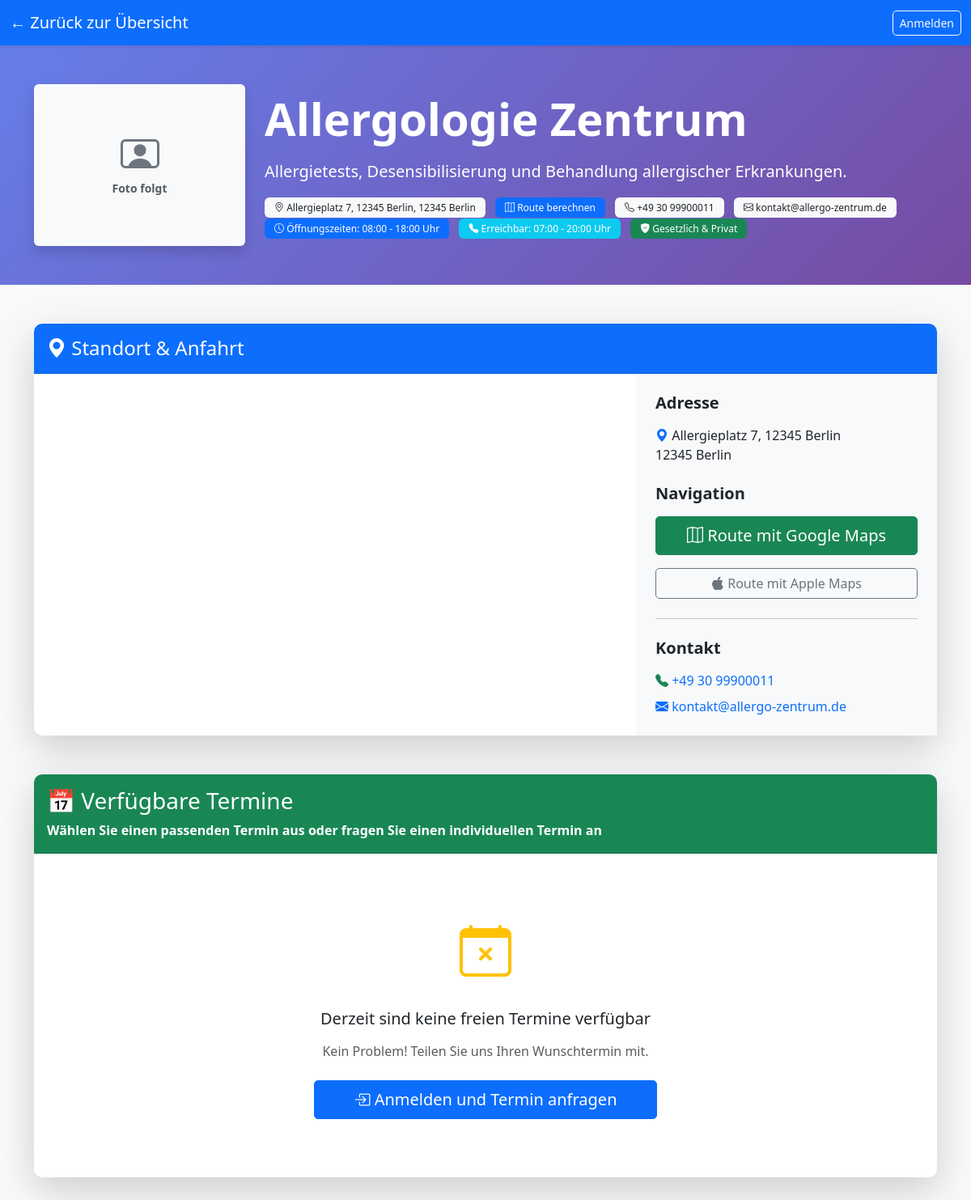
Screenshot of /praxis_termine.php?id=22 with the database file from the repository.
### tables this page shows
CREATE TABLE `praxen` (
  `id` int(11) NOT NULL,
  `name` varchar(200) NOT NULL,
  `beschreibung` text DEFAULT NULL,
  `adresse` varchar(255) DEFAULT NULL,
  `telefon` varchar(50) DEFAULT NULL,
  `email` varchar(100) DEFAULT NULL,
  `bild_url` varchar(255) DEFAULT 'https://via.placeholder.com/400x300?text=Arztpraxis',
  `spezialgebiet` varchar(100) DEFAULT NULL,
  `created_at` timestamp NOT NULL DEFAULT current_timestamp(),
  `plz` varchar(10) DEFAULT NULL,
  `stadt` varchar(100) DEFAULT NULL,
  `latitude` decimal(10,8) DEFAULT NULL,
  `longitude` decimal(11,8) DEFAULT NULL,
  `kategorie` varchar(100) DEFAULT NULL,
  `owner_id` int(11) DEFAULT NULL,
  `accepting_bookings` tinyint(1) DEFAULT 1 COMMENT 'Ob die Praxis derzeit Buchungen akzeptiert (1=Ja, 0=Nein)',
  `occupancy_status` enum('low','medium','high') NOT NULL DEFAULT 'low' COMMENT 'Auslastungsstatus: low=nicht überlaufen, medium=mittel überlaufen, high=stark überlaufen',
  `opening_time` time DEFAULT '08:00:00' COMMENT 'Öffnungszeit der Praxis',
  `closing_time` time DEFAULT '18:00:00' COMMENT 'Schließzeit der Praxis',
  `versicherungsart` varchar(50) DEFAULT 'Beide' COMMENT 'Akzeptierte Versicherungsarten',
  `reachability_start` time DEFAULT '07:00:00' COMMENT 'Erreichbar ab (telefonisch, E-Mail)',
  `reachability_end` time DEFAULT '20:00:00' COMMENT 'Erreichbar bis (telefonisch, E-Mail)'
);

### includes/config.php (called while the page is built, shortened)
<?php
function isLoggedIn() {
    return isset($_SESSION['user_id']);
}
?>

### praxis_termine.php (the view, shortened to what this page needs)
<?php
require_once 'includes/config.php';
$praxis_id = isset($_GET['id']) ? intval($_GET['id']) : 0;
$conn = getDBConnection();
$sql = "SELECT * FROM praxen WHERE id = ?";
$stmt = $conn->prepare($sql);
$stmt->bind_param("i", $praxis_id);
$stmt->execute();
$praxis = $stmt->get_result()->fetch_assoc();
$sql = "SELECT * FROM appointments WHERE praxis_id = ? AND status = 'frei' AND date >= CURDATE() ORDER BY date, time";
$stmt = $conn->prepare($sql);
$stmt->bind_param("i", $praxis_id);
$stmt->execute();
$freie_termine = $stmt->get_result();
$notification_count = 0;
?>
<!DOCTYPE html>
<html lang="de">
<head>
    <link href="https://cdn.jsdelivr.net/npm/bootstrap@5.3.0/dist/css/bootstrap.min.css" rel="stylesheet">
    <link rel="stylesheet" href="https://cdn.jsdelivr.net/npm/bootstrap-icons@1.11.0/font/bootstrap-icons.css">
    <link rel="stylesheet" href="css/style.css">
</head>
<body>
    <nav class="navbar navbar-expand-lg navbar-dark bg-primary">
        <div class="container-fluid">
            <a class="navbar-brand" href="index.php">← Zurück zur Übersicht</a>
            <div class="navbar-nav ms-auto align-items-center">
                <?php if (isLoggedIn()): ?>
                    <?php if (hasRole('patient')): ?>
                        <div class="dropdown me-3">
                            <button class="btn btn-link nav-link position-relative" type="button" id="notificationDropdown" data-bs-toggle="dropdown" aria-expanded="false" style="font-size: 1.5rem; text-decoration: none; color: white;">
                                🔔
                                <?php if ($notification_count > 0): ?>
                                    <span class="position-absolute top-0 start-100 translate-middle badge rounded-pill bg-danger">
                                        <?php echo $notification_count; ?>
                                    </span>
                                <?php endif; ?>
                            </button>
                            <ul class="dropdown-menu dropdown-menu-end" aria-labelledby="notificationDropdown" style="min-width: 350px;">
                                <li><h6 class="dropdown-header">Benachrichtigungen</h6></li>
                                <li><hr class="dropdown-divider"></li>
                                <li><a class="dropdown-item text-muted"><small>Benachrichtigungen für diese Praxis</small></a></li>
                            </ul>
                        </div>
                    <?php endif; ?>
                    <span class="navbar-text me-3">
                        Willkommen, <?php echo htmlspecialchars($_SESSION['user_name']); ?>
                    </span>
                    <?php if (hasRole('arzt')): ?>
                        <a class="btn btn-outline-light btn-sm me-2" href="dashboards/dashboard_arzt.php">Arzt Dashboard</a>
                    <?php endif; ?>
                    <a class="btn btn-outline-light btn-sm" href="logout.php">Abmelden</a>
                <?php else: ?>
                    <a class="btn btn-outline-light btn-sm" href="login.php">Anmelden</a>
                <?php endif; ?>
            </div>
        </div>
    </nav>
    <div class="praxis-header">
        <div class="container">
            <div class="row align-items-center">
                <div class="col-md-3">
                    <?php if (!empty($praxis['bild_url']) && $praxis['bild_url'] !== 'https://via.placeholder.com/400x300?text=Arztpraxis'): ?>
                        <img src="<?php echo htmlspecialchars($praxis['bild_url']); ?>"
                             alt="<?php echo htmlspecialchars($praxis['name']); ?>"
                             class="img-fluid rounded shadow"
                             style="max-height: 200px; width: 100%; object-fit: cover;">
                    <?php else: ?>
                        <div class="bg-light rounded shadow d-flex align-items-center justify-content-center" style="height: 200px;">
                            <div class="text-center">
                                <p class="mb-0 mt-2 text-muted small fw-bold">Foto folgt</p>
                            </div>
                        </div>
                    <?php endif; ?>
                </div>
                <div class="col-md-9">
                    <h1 class="display-4 fw-bold mb-3"><?php echo htmlspecialchars($praxis['name']); ?></h1>
                    <p class="lead mb-2"><?php echo htmlspecialchars($praxis['beschreibung']); ?></p>
                    <div class="mt-3">
                        <span class="badge bg-light text-dark me-2">
                            <i class="bi bi-geo-alt"></i>
                            <?php
                                echo htmlspecialchars($praxis['adresse']);
                                if (!empty($praxis['plz']) || !empty($praxis['stadt'])) {
                                    echo ', ' . htmlspecialchars($praxis['plz']) . ' ' . htmlspecialchars($praxis['stadt']);
                                }
                            ?>
                        </span>
                        <a href="https://www.google.com/maps/dir/?api=1&destination=<?php echo urlencode($praxis['adresse']); ?>"
                           target="_blank"
                           class="badge bg-primary text-white me-2 text-decoration-none"
                           style="cursor: pointer;">
                            <i class="bi bi-map"></i> Route berechnen
                        </a>
                        <span class="badge bg-light text-dark me-2">
                            <i class="bi bi-telephone"></i> <?php echo htmlspecialchars($praxis['telefon']); ?>
                        </span>
                        <span class="badge bg-light text-dark me-2">
                            <i class="bi bi-envelope"></i> <?php echo htmlspecialchars($praxis['email']); ?>
                        </span>
                        <?php if (!empty($praxis['opening_time']) && !empty($praxis['closing_time'])): ?>
                        <span class="badge bg-primary text-white me-2">
                            <i class="bi bi-clock"></i> Öffnungszeiten:
                            <?php echo date('H:i', strtotime($praxis['opening_time'])); ?> -
                            <?php echo date('H:i', strtotime($praxis['closing_time'])); ?> Uhr
                        </span>
                        <?php endif; ?>
                        <?php if (!empty($praxis['reachability_start']) && !empty($praxis['reachability_end'])): ?>
                        <span class="badge bg-info text-white me-2">
                            <i class="bi bi-telephone-fill"></i> Erreichbar:
                            <?php echo date('H:i', strtotime($praxis['reachability_start'])); ?> -
                            <?php echo date('H:i', strtotime($praxis['reachability_end'])); ?> Uhr
                        </span>
                        <?php endif; ?>
                        <?php if (!empty($praxis['versicherungsart'])): ?>
                        <span class="badge <?php
                            if ($praxis['versicherungsart'] === 'Gesetzlich') {
                                echo 'bg-info';
                            } elseif ($praxis['versicherungsart'] === 'Privat') {
                                echo 'bg-warning text-dark';
                            } else {
                                echo 'bg-success';
                            }
                        ?>">
                            <i class="bi bi-shield-fill-check"></i>
                            <?php
                                if ($praxis['versicherungsart'] === 'Beide') {
                                    echo 'Gesetzlich & Privat';
                                } else {
                                    echo htmlspecialchars($praxis['versicherungsart']);
                                }
                            ?>
                        </span>
                        <?php endif; ?>
                    </div>
                </div>
            </div>
        </div>
    </div>
    <div class="container mt-5">
        <div class="card mb-5 shadow-lg">
            <div class="card-header bg-primary text-white py-3">
                <h4 class="mb-0"><i class="bi bi-geo-alt-fill"></i> Standort & Anfahrt</h4>
            </div>
            <div class="card-body p-0">
                <div class="row g-0">
                    <div class="col-md-8">
                        <iframe
                            width="100%"
                            height="400"
                            frameborder="0"
                            style="border:0"
                            src="https://www.google.com/maps/embed/v1/place?key=AIzaSyBFw0Qbyq9zTFTd-tUY6dZWTgaQzuU17R8&q=<?php echo urlencode($praxis['adresse']); ?>&zoom=15"
                            allowfullscreen>
                        </iframe>
                    </div>
                    <div class="col-md-4 p-4 bg-light">
                        <h5 class="fw-bold mb-3">Adresse</h5>
                        <p class="mb-4">
                            <i class="bi bi-geo-alt-fill text-primary"></i>
                            <?php
                                echo htmlspecialchars($praxis['adresse']);
                                if (!empty($praxis['plz']) || !empty($praxis['stadt'])) {
                                    echo '<br>' . htmlspecialchars($praxis['plz']) . ' ' . htmlspecialchars($praxis['stadt']);
                                }
                            ?>
                        </p>
                        <h5 class="fw-bold mb-3">Navigation</h5>
                        <a href="https://www.google.com/maps/dir/?api=1&destination=<?php echo urlencode($praxis['adresse']); ?>"
                           target="_blank"
                           class="btn btn-success btn-lg w-100 mb-3">
                            <i class="bi bi-map"></i> Route mit Google Maps
                        </a>
                        <a href="http://maps.apple.com/?daddr=<?php echo urlencode($praxis['adresse']); ?>"
                           target="_blank"
                           class="btn btn-outline-secondary w-100">
                            <i class="bi bi-apple"></i> Route mit Apple Maps
                        </a>
                        <hr class="my-4">
                        <h5 class="fw-bold mb-3">Kontakt</h5>
                        <p class="mb-2">
                            <i class="bi bi-telephone-fill text-success"></i>
                            <a href="tel:<?php echo htmlspecialchars($praxis['telefon']); ?>" class="text-decoration-none">
                                <?php echo htmlspecialchars($praxis['telefon']); ?>
                            </a>
                        </p>
                        <p class="mb-0">
                            <i class="bi bi-envelope-fill text-primary"></i>
                            <a href="mailto:<?php echo htmlspecialchars($praxis['email']); ?>" class="text-decoration-none">
                                <?php echo htmlspecialchars($praxis['email']); ?>
                            </a>
                        </p>
                    </div>
                </div>
            </div>
        </div>
        <div class="card mb-5 shadow-lg">
            <div class="card-header bg-success text-white py-3">
                <div class="d-flex justify-content-between align-items-center">
                    <div>
                        <h3 class="mb-0">📅 Verfügbare Termine</h3>
                        <p class="mb-0 mt-2">Wählen Sie einen passenden Termin aus oder fragen Sie einen individuellen Termin an</p>
                    </div>
                </div>
            </div>
            <div class="card-body p-4">
                <?php if (isset($praxis['accepting_bookings']) && !$praxis['accepting_bookings']): ?>
                    <div class="alert alert-warning text-center">
                        <h5><i class="bi bi-pause-circle"></i> Terminbuchung gestoppt</h5>
                        <p class="mb-0">Die Praxis nimmt derzeit keine neuen Terminanfragen entgegen.</p>
                    </div>
                <?php elseif ($freie_termine->num_rows === 0): ?>
                    <div class="text-center py-5">
                        <div class="mb-4">
                            <i class="bi bi-calendar-x" style="font-size: 4rem; color: #ffc107;"></i>
                        </div>
                        <h5 class="mb-3">Derzeit sind keine freien Termine verfügbar</h5>
                        <p class="text-muted mb-4">Kein Problem! Teilen Sie uns Ihren Wunschtermin mit.</p>
                        <?php if (isLoggedIn() && hasRole('patient') && isset($praxis['accepting_bookings']) && $praxis['accepting_bookings']): ?>
                        <button class="btn btn-primary btn-lg px-5" data-bs-toggle="modal" data-bs-target="#requestModal">
                            <i class="bi bi-calendar-plus"></i> Wunschtermin jetzt anfragen
                        </button>
                        <?php elseif (!isLoggedIn()): ?>
                        <a href="login.php" class="btn btn-primary btn-lg px-5">
                            <i class="bi bi-box-arrow-in-right"></i> Anmelden und Termin anfragen
                        </a>
                        <?php endif; ?>
                    </div>
                <?php endif; ?>
            </div>
        </div>
    </div>
</body>
</html>

### css/style.css (style rules this page uses)
body { background-color: #f8f9fa; font-family: 'Segoe UI', Tahoma, Geneva, Verdana, sans-serif; }
.navbar { box-shadow: 0 2px 4px rgba(0,0,0,.1); }
.card { border: none; border-radius: 10px; box-shadow: 0 2px 8px rgba(0,0,0,.1); margin-bottom: 20px; }
.card-header { border-radius: 10px 10px 0 0 !important; font-weight: 600; }
.btn { border-radius: 5px; font-weight: 500; }
.badge { padding: 6px 12px; font-weight: 500; }
.card { transition: transform 0.2s, box-shadow 0.2s; }
.btn { transition: all 0.2s; }
html { scroll-behavior: smooth; }

### praxis_termine.php (style rules this page uses)
.praxis-header { background: linear-gradient(135deg, #667eea 0%, #764ba2 100%); color: white; padding: 3rem 0; margin-bottom: 2rem; }

### rows the page displays
praxen: name "Allergologie Zentrum", beschreibung "Allergietests, Desensibilisierung und Behandlung allergischer Erkrankungen.", adresse "Allergieplatz 7, 12345 Berlin", plz "12345", stadt "Berlin", telefon "+49 30 99900011", email "kontakt@allergo-zentrum.de", opening_time "08:00", closing_time "18:00", reachability_start "07:00", reachability_end "20:00"
